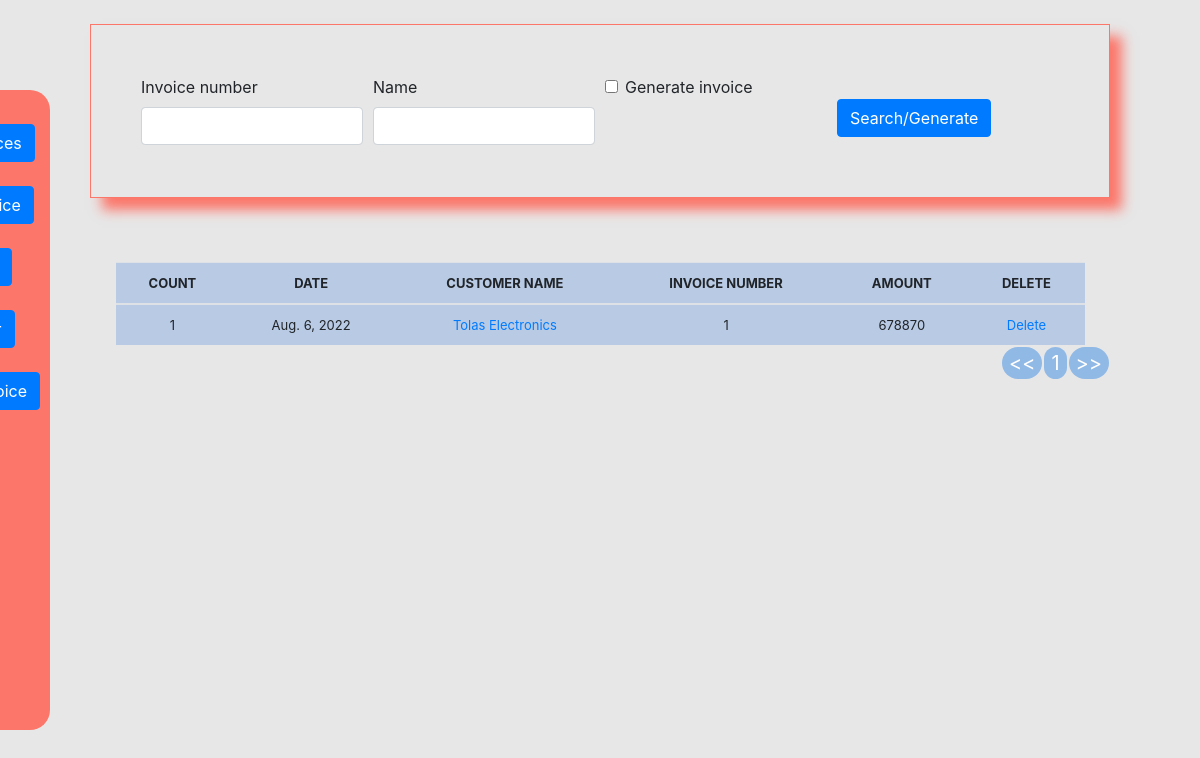
Page /invoice/list_invoice/ (signed in) on the earlier database version.
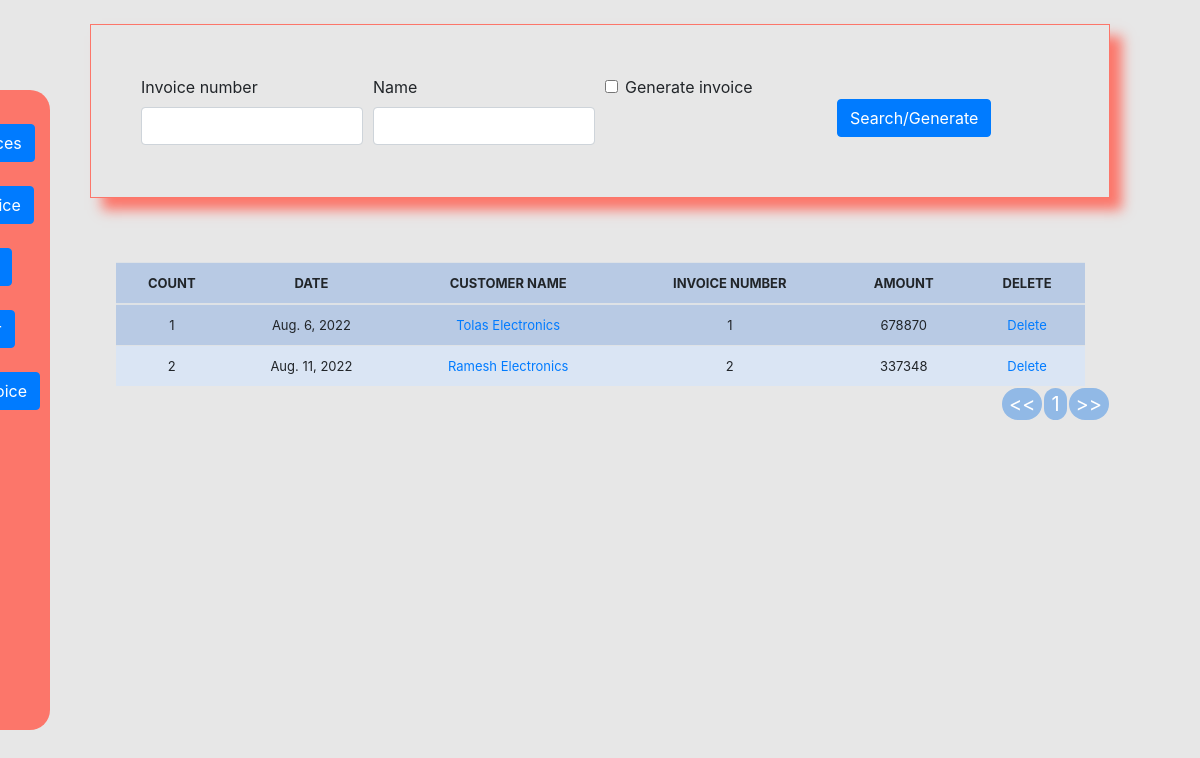
Same page on the later database version.
### invoicecemgmt/models.py (models this page shows, shortened)
class Invoice(models.Model):
	comments = models.TextField(max_length=3000, default='', blank=True, null=True)
	invoice_number = models.IntegerField(blank=True, primary_key=True)
	invoice_date = models.DateField(auto_now_add=False, auto_now=False, blank=True, null=True)
	name = models.ForeignKey(Customer, on_delete=models.SET_NULL, related_name='+', verbose_name="Customer/Retailer Name", blank=True, default='', null=True)
	line_one = models.ForeignKey(Inventory, on_delete=models.SET_NULL, related_name='+', verbose_name="Line 1", blank=True, default='', null=True)
	line_one_quantity = models.IntegerField('Quantity', default=0, blank=True, null=True)
	line_one_unit_price = models.IntegerField('Unit Price(₹)', default=0, blank=True, null=True)
	line_one_total_price = models.IntegerField('Line Total(₹)', default=0, blank=True, null=True)
	line_two = models.ForeignKey(Inventory, on_delete=models.SET_NULL, related_name='+',  verbose_name="Line 2", blank=True, default='', null=True)
	line_two_quantity = models.IntegerField('Quantity', default=0, blank=True, null=True)
	line_two_unit_price = models.IntegerField('Unit Price(₹)', default=0, blank=True, null=True)
	line_two_total_price = models.IntegerField('Line Total(₹)', default=0, blank=True, null=True)
	line_three = models.ForeignKey(Inventory, on_delete=models.SET_NULL, related_name='+',  verbose_name="Line 3", blank=True, default='', null=True)
	line_three_quantity = models.IntegerField('Quantity', default=0, blank=True, null=True)
	line_three_unit_price = models.IntegerField('Unit Price(₹)', default=0, blank=True, null=True)
	line_three_total_price = models.IntegerField('Line Total(₹)', default=0, blank=True, null=True)
	line_four = models.ForeignKey(Inventory, on_delete=models.SET_NULL,related_name='+',  verbose_name="Line 4", blank=True, default='', null=True)
	line_four_quantity = models.IntegerField('Quantity', default=0, blank=True, null=True)
	line_four_unit_price = models.IntegerField('Unit Price(₹)', default=0, blank=True, null=True)
	line_four_total_price = models.IntegerField('Line Total(₹)', default=0, blank=True, null=True)
	line_five = models.ForeignKey(Inventory, on_delete=models.SET_NULL, related_name='+',  verbose_name="Line 5", blank=True, default='', null=True)
	line_five_quantity = models.IntegerField('Quantity', default=0, blank=True, null=True)
	line_five_unit_price = models.IntegerField('Unit Price(₹)', default=0, blank=True, null=True)
	line_five_total_price = models.IntegerField('Line Total(₹)', default=0, blank=True, null=True)
	line_six = models.ForeignKey(Inventory, on_delete=models.SET_NULL, related_name='+',  verbose_name="Line 6", blank=True, default='', null=True)
	line_six_quantity = models.IntegerField('Quantity', default=0, blank=True, null=True)
	line_six_unit_price = models.IntegerField('Unit Price(₹)', default=0, blank=True, null=True)
	line_six_total_price = models.IntegerField('Line Total(₹)', default=0, blank=True, null=True)
	line_seven = models.ForeignKey(Inventory, on_delete=models.SET_NULL, related_name='+',  verbose_name="Line 7", blank=True, default='', null=True)
	line_seven_quantity = models.IntegerField('Quantity', default=0, blank=True, null=True)
	line_seven_unit_price = models.IntegerField('Unit Price(₹)', default=0, blank=True, null=True)
	line_seven_total_price = models.IntegerField('Line Total(₹)', default=0, blank=True, null=True)
	line_eight = models.ForeignKey(Inventory, on_delete=models.SET_NULL, related_name='+',  verbose_name="Line 8", blank=True, default='', null=True)
	line_eight_quantity = models.IntegerField('Quantity', default=0, blank=True, null=True)
	line_eight_unit_price = models.IntegerField('Unit Price(₹)', default=0, blank=True, null=True)
	line_eight_total_price = models.IntegerField('Line Total(₹)', default=0, blank=True, null=True)
	line_nine = models.ForeignKey(Inventory, on_delete=models.SET_NULL, related_name='+',  verbose_name="Line 9", blank=True, default='', null=True)
	line_nine_quantity = models.IntegerField('Quantity', default=0, blank=True, null=True)
	line_nine_unit_price = models.IntegerField('Unit Price(₹)', default=0, blank=True, null=True)
	line_nine_total_price = models.IntegerField('Line Total(₹)', default=0, blank=True, null=True)
	line_ten = models.ForeignKey(Inventory, on_delete=models.SET_NULL, related_name='+',  verbose_name="Line 10", blank=True, default='', null=True)
	line_ten_quantity = models.IntegerField('Quantity', default=0, blank=True, null=True)
	line_ten_unit_price = models.IntegerField('Unit Price(₹)', default=0, blank=True, null=True)
	line_ten_total_price = models.IntegerField('Line Total(₹)', default=0, blank=True, null=True)
	phone_number = models.CharField(max_length=120, default='', blank=True, null=True)
	total = models.IntegerField(default='0', blank=True, null=True)
	balance = models.IntegerField(default='0', blank=True, null=True)
	timestamp = models.DateTimeField(auto_now_add=True, auto_now=False)
	last_updated = models.DateTimeField(auto_now_add=False, auto_now=True, blank=True)
	paid = models.BooleanField(default=False)
	invoice_type_choice = (
	('Invoice', 'Invoice'),
	('Receipt', 'Receipt'),
	)
	invoice_type = models.CharField(max_length=50, blank=True, null=True, choices=invoice_type_choice)

### customer/models.py (models this page shows)
class Customer(models.Model):
    customer_id = models.IntegerField(primary_key=True, verbose_name="Customer ID")
    name = models.CharField('Customer/Retailer Name', max_length=50, default='', blank=True, null=True)
    ph_no = models.CharField('Phone Number', max_length=13, default='', blank=True, unique=True)
    email = models.CharField('Email', max_length=75, default='', blank=True, unique=True)
    def __str__(self):
        return self.name

### invoicecemgmt/views.py (the view, shortened to what this page needs)
# urls.py: path('list_invoice/', views.list_invoice, name='list_invoice'),
@login_required
def list_invoice(request):
    title = 'List of Invoices'
    queryset = Invoice.objects.all()
    form = InvoiceSearchForm(request.POST or None)
    context = {
    "title": title,
    "queryset": queryset,
    "form":form,
    }
    if request.method == 'POST':
           queryset = Invoice.objects.filter(invoice_number__icontains=form['invoice_number'].value(),name__name__icontains=form['name'].value())
    context = {
    "form": form,
    "title": title,
    "queryset": queryset,
    }
    return render(request, "list_invoice.html", context)

### invoicecemgmt/forms.py
class InvoiceSearchForm(forms.Form):
	generate_invoice = forms.BooleanField(required=False)
	invoice_number = forms.CharField(max_length=100, required=False)
	name = forms.CharField(max_length=100, required=False)

### djangoproject/templates/list_invoice.html (shortened to what this page needs)
{% load static %}
{% load crispy_forms_tags %}
{% include 'navbar.html' %}
<!DOCTYPE html>
<html>
<head>
	<link rel="stylesheet" type="text/css" href="https://stackpath.bootstrapcdn.com/bootstrap/4.5.2/css/bootstrap.min.css">
	<link href="{% static 'css/stylesheet.css' %}" rel="stylesheet">
	<link href="{% static 'js/jquery-ui-1.12.1/jquery-ui.min.css' %}" rel="stylesheet">
	<link href="{% static 'js/jquery-ui-1.12.1/jquery-ui.structure.min.css' %}" rel="stylesheet">
	<link href="{% static 'js/jquery-ui-1.12.1/jquery-ui.structure.css' %}" rel="stylesheet">
	<link href="{% static 'js/jquery-ui-1.12.1/jquery-ui.theme.min.css' %}" rel="stylesheet">
	<link href="{% static 'js/jquery-ui-1.12.1/jquery-ui.min.js' %}" rel="stylesheet">
	<link href="{% static 'js/jquery-ui-1.12.1/jquery-ui.theme.css' %}" rel="stylesheet">
</head>
<body>
	<div class='main-container'>
		<div class="myForm">
			<form method='POST' action=''>{% csrf_token %}
				<div class="row">
					<div class='col-sm-12'>
						<div class="form-row">
							<div class="form-group col-md-3">
								{{ form.invoice_number|as_crispy_field }}
							</div>
							<div class="form-group col-md-3">
								{{ form.name|as_crispy_field }}
							</div>
							<div class="form-group col-md-3">
								{{ form.generate_invoice|as_crispy_field }}
							</div>
							<div class="form-group col-md-3">
								<br>
								<button type="submit" class="btn btn-primary">Search/Generate</button>
							</div>
						</div>
					</div>
				</div>
			</form>
		</div>
		<br><br>
		<table class='table'>
			<thead>
				<tr>
					<th>COUNT</th>
					<th>DATE</th>
					<th>CUSTOMER NAME</th>
					<th>INVOICE NUMBER</th>
					<th>AMOUNT</th>
					<th>DELETE</th>
				</tr>
			</thead>
			{% for instance in queryset %}
			<tr>
				<td>{{forloop.counter}}</td>
				<td>{{instance.invoice_date}}</td>
				<td><a href="{% url 'update_invoice' instance.pk %}">{{instance.name}}</a></td>
				<td>{{instance.invoice_number}}</td>
				<td>{{instance.total}}</td>
				<td><a href="{% url 'delete_invoice' instance.pk %}">Delete</a></td>
			</tr>
			{% endfor %}
		</table>
	</div>
</body>
</html>

Differences in the rows shown:
added Invoice: invoice_date "Aug. 11, 2022", name "Ramesh Electronics", invoice_number "2", total "337348"
